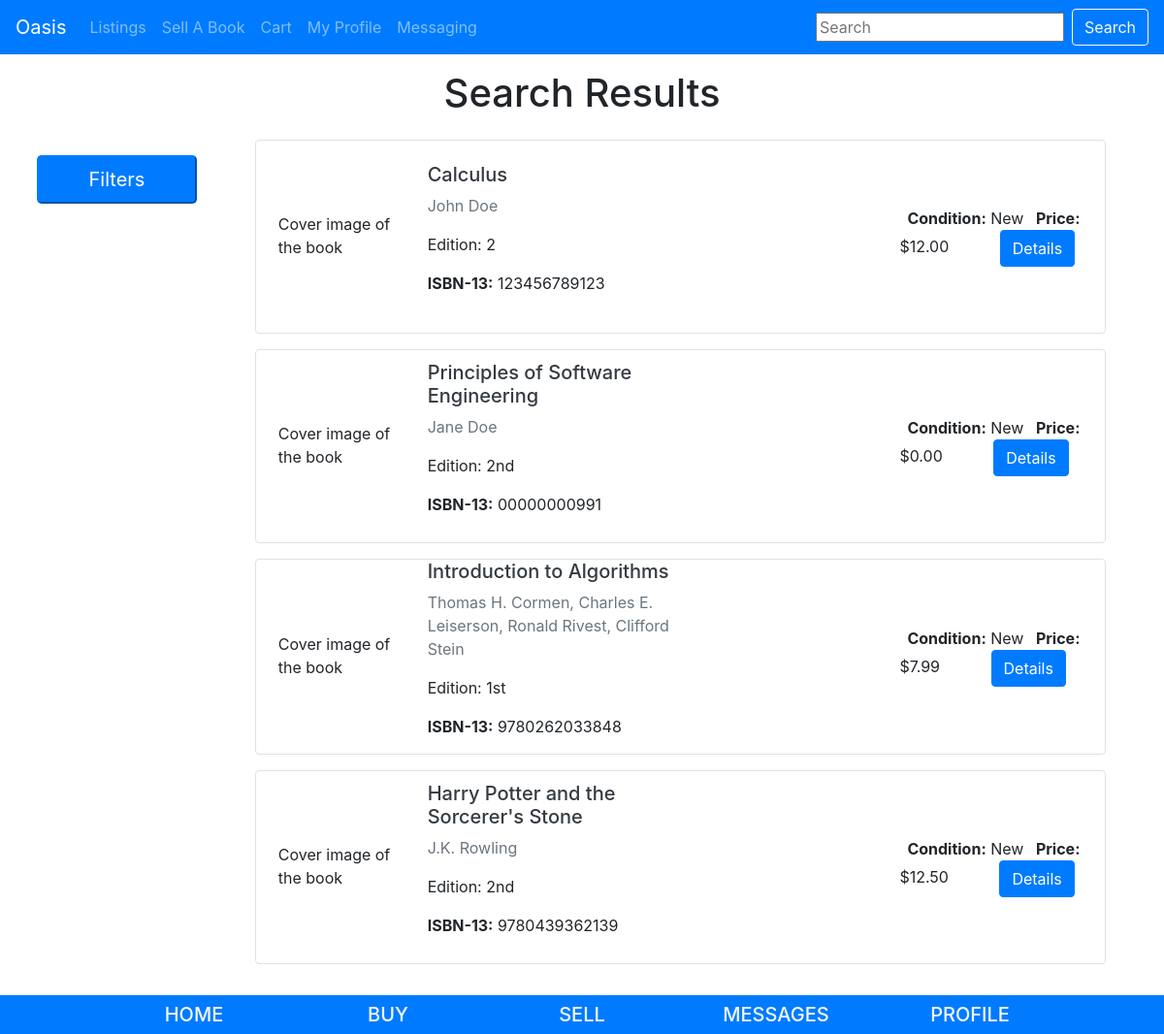
Page /pages/listings/ on the earlier database version.
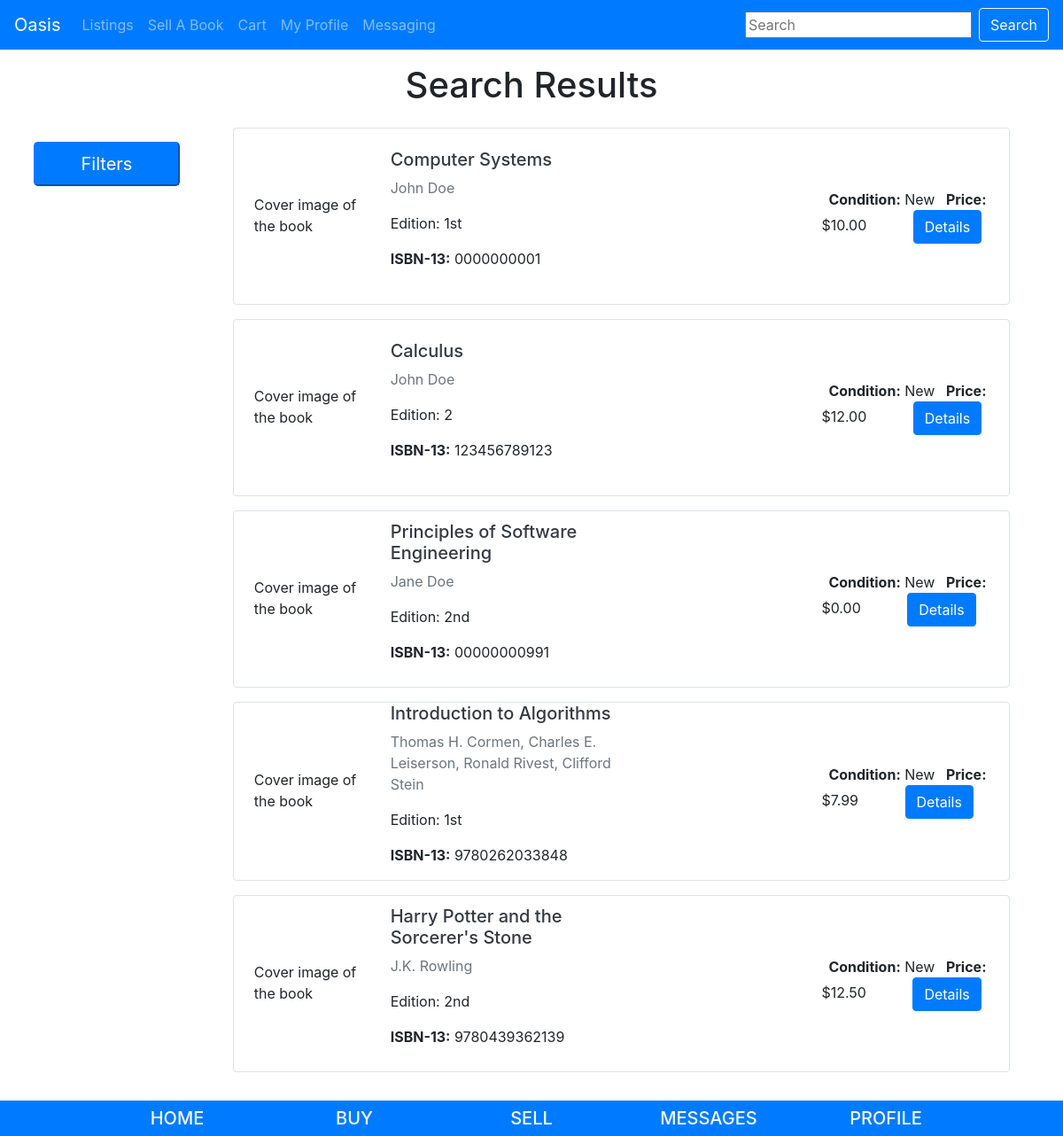
Same page on the later database version.
### pages/models.py (models this page shows, shortened)
class Listing(models.Model):
    id = models.UUIDField(primary_key=True, default=uuid.uuid4, help_text='unique id for this listing')
    book = models.ForeignKey('Book', on_delete=models.RESTRICT, null=True)
    date_added = models.DateTimeField(auto_now_add=True)
    user = models.ForeignKey(User,
                        default = 1,
                        null = True,
                        on_delete = models.SET_NULL
                        )
    price= models.DecimalField(max_digits=10, decimal_places=2)
    hide_listing = models.BooleanField(default=False)
    times_reported = models.SmallIntegerField(default=0)
    report = models.ForeignKey('ReportListing',null = True, on_delete = models.SET_NULL)
    condition = models.CharField(
        max_length=1,
        choices=CONDITION,
        blank=True,
        default=1,
        help_text='Book condition',
    )
    class Meta:
        ordering = ['-date_added']
    def get_absolute_url(self):
        return reverse('listings-detail', args=[str(self.id)])

class Book(models.Model):
    title = models.CharField(max_length=200)
    author = models.CharField(max_length=100)
    isbn = models.CharField('ISBN', max_length=13, unique=True, help_text='13 Character <a href="https://www.isbn-international.org/content/what-isbn">ISBN number</a>')
    edition = models.CharField(max_length=5) #length here assumes no more than 999th edition -- seems like a reasonable assumption
    pub_year = models.SmallIntegerField()

### pages/views.py (the view)
# urls.py: path('listings/', views.ListingView.as_view(), name='listings'),
class ListingView(generic.ListView):
    model = Listing
    context_object_name = 'listing_view'
    queryset = Listing.objects.all()
    template_name = 'listings_view.html'  # Specify your own template name/location
    def get_queryset(self, *args, **kwargs):
        val = self.request.GET.get("q")
        if val:
            queryset = Listing.objects.filter(
                Q(book__title__icontains=val) |
                Q(book__author__icontains=val) |
                Q(book__isbn__icontains=val)
                ).distinct()
            for i in NumSearch.objects.all():
                i.count = i.count + 1
                i.save()
        else:
            queryset = Listing.objects.all()
        return queryset

### cart/context_processors.py (called while the page is built)
def cart(request):
     return {'cart': Cart(request)}

### pages/templates/listings_view.html (shortened to what this page needs)
{% extends "base.html" %}
{% block content %}
<div class="text-center">
  <h1>Search Results</h1>
</div>
<div class="row">
  <div class="col-12 col-lg-12 py-2 mx-auto">
  </div>
</div>
<div class="row mx-auto">
  <div class="col-lg-2 ml-2 py-2 my-2">
    <button class="btn-lg btn-primary mb-2 w-100" type="button" data-toggle="collapse" data-target="#filters" aria-expanded="false" aria-controls="collapseExample">
      Filters
    </button>
    </div>
  </div>
  {% if object_list %}
  <div class="col-lg-9 col-md-10 col-sm-12 mx-auto">
    {% for object in object_list %}
    {% if object.hide_listing is False %}
      <div class="row border rounded mb-3" style="min-height: 200px;">
        <div class="col-lg-2 col-md-2 col-sm-12 mx-2 my-auto" style="min-height: 50px;">
          Cover image of the book
        </div>
        <div class="col-lg-4 col-md-5 col-sm-12 my-auto mr-auto">
          <a class="text-decoration-none text-dark" href="{{ object.get_absolute_url }}" ><h5> {{ object.book.title }}</h5></a>
          <p class="text-muted"> {{ object.book.author }}</p>
          <p> Edition: {{ object.book.edition }}</p>
          <p><strong>ISBN-13:</strong> {{ object.book.isbn }}</p>
        </div>
        <div class="my-auto mr-2 col-lg-3 col-md-3 col-sm-12">
          <span class="mx-2"><strong>Condition:</strong> {{object.get_condition_display}}</span>
          <span><strong>Price:</strong> ${{ object.price}}</span>
          <a href="{{ object.get_absolute_url }}" class="btn btn-primary ml-5">Details</a>
        </div>
      </div>
      {% endif %}
      {% endfor %}
    </div>
  </div>
  {% else %}
  <p>There are no current listings.</p>
  {% endif %}
{% endblock %}

### pages/templates/base.html (shortened to what this page needs)
<!DOCTYPE html>
<html lang="en">
<head>
  <link rel="stylesheet" href="https://cdn.jsdelivr.net/npm/bootstrap@4.5.3/dist/css/bootstrap.min.css">
</head>
<body class="d-flex flex-column min-vh-100">
  {% block sidebar %}
  <nav class="navbar navbar-expand-lg navbar-dark bg-primary sticky-top mb-3">
      <a class="navbar-brand" href="{% url 'index' %}">Oasis</a>
      <div class="collapse navbar-collapse" id="navbarNavDropdown">
        <ul class="navbar-nav mr-auto">
          <li class="nav-item">
            <a class="nav-link" href="{% url 'listings' %}">Listings</a>
          </li>
          <li class="nav-item">
            <a class="nav-link" href="{% url 'sellerlisting' %}">Sell A Book</a>
          </li>
          <li class="nav-item">
            <a class="nav-link" href="{% url 'cart:cartdetail' %}">Cart</a>
          </li>
          <li class="nav-item">
            <a class="nav-link" href="{% url 'profile' %}">My Profile</a>
          </li>
          <li class="nav-item">
            <a class="nav-link" href="{% url 'messaging' %}">Messaging</a>
          </li>
        </ul>
        <form class="form-inline my-2 my-lg-0" name="search" method="GET" action="{% url 'listings' %}">
          <input type="text" name="q" placeholder="Search"/>
          <button class="btn btn-outline-light ml-2" type="submit">Search</button>
        </form>
      </div>
    </nav>
    {% endblock %}
  <div class="col-sm-12 col-lg-12 col-md-12 mb-3">
    {% block content %}{% endblock %}
  {% block footer %}
  <footer class="page-footer font-small pt-2 bg-primary mt-auto">
    <div class="container-fluid text-center">
      <div class="row justify-content-center">
        <div class="col-md-2 mb-md-0 mb-3">
          <a class="text-decoration-none text-light" href="{% url 'index' %}"><h5>HOME</h5></a>
        </div>
        <div class="col-md-2 mb-md-0 mb-3">
          <a class="text-decoration-none text-light" href="{% url 'listings' %}"><h5>BUY</h5></a>
        </div>
        <div class="col-md-2 mb-md-0 mb-3">
          <a class="text-decoration-none text-light" href="{% url 'sellerlisting' %}"><h5>SELL</h5></a>
        </div>
        <div class="col-md-2 mb-md-0 mb-3">
          <a class="text-decoration-none text-light" href="{% url 'messaging' %}"><h5>MESSAGES</h5></a>
        </div>
        <div class="col-md-2 mb-md-0 mb-3">
          <a class="text-decoration-none text-light" href="{% url 'profile' %}"><h5>PROFILE</h5></a>
        </div>
      </div>
    </footer>
    {% endblock %}
  </body>
  </html>

Differences in the rows shown:
added Listing: book "Computer Systems", book.author "John Doe", book.edition "1st", book.isbn "0000000001", condition "New", price "10.00"
